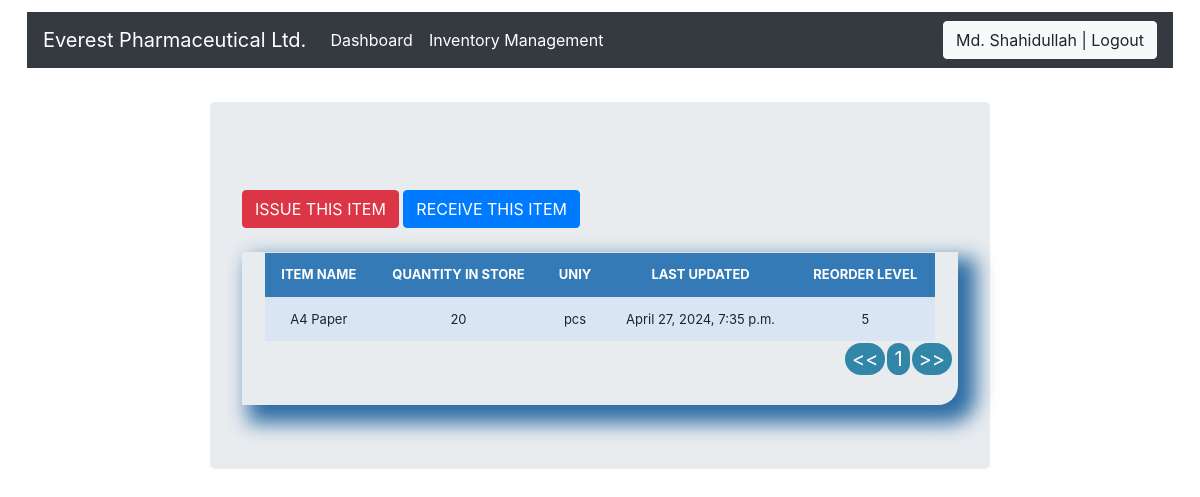
Page /stock/stock_detail/1/ (signed in) on the committed database.
### myapp/models.py (models this page shows)
class User(AbstractUser):
    modified_on = models.DateTimeField(auto_now=True)
    fullname = models.CharField(max_length=100)
    designation = models.CharField(max_length=40, null=True, blank=True)
    phone = models.CharField(max_length=15)
    gender = models.CharField(max_length=10, null=True)
    address = models.TextField(null=True)
    profile_picture = models.ImageField(upload_to='images/')
    is_super = models.BooleanField(default=False)
    def __str__ (self):
        return self.fullname

### stockmgmgt/models.py (models this page shows, shortened)
class Stock(models.Model):
	category            =   models.ForeignKey(Category, on_delete=models.CASCADE, blank=True, null=True)
	item_name           =   models.CharField(max_length=50, blank=True, null=True)
	item_code			=	models.CharField(max_length=12, blank=True, null=True)
	quantity            =   models.IntegerField(default='0', blank=True, null=True)
	receive_quantity    =   models.IntegerField(default='0', blank=True, null= True)
	receive_by          =   models.CharField(max_length=50, blank=True, null= True)
	issue_quantity      =   models.IntegerField(default='0', blank=True, null= True)
	issue_by            =   models.CharField(max_length=50, blank=True, null= True)
	issue_to            =   models.CharField(max_length=50, blank=True, null= True)
	phone_number        =   models.IntegerField(blank=True, null= True)
	created_by          =   models.CharField(max_length=50, blank=True, null= True)
	reorder_level       =   models.IntegerField(default='0', blank=True, null= True)
	last_updated        =   models.DateTimeField(auto_now_add=False, auto_now=True)
	timestamp           =   models.DateTimeField(auto_now_add=True, auto_now=False)
	unit                = 	models.CharField(choices=unit_choice, max_length=20, blank=True)

### stockmgmgt/views.py (the view)
# urls.py: path('stock_detail/<str:pk>/', stock_detail, name='stock_detail'),
@login_required
def stock_detail(request, pk):
    queryset = Stock.objects.get(id=pk)
    context = {
        "title": queryset.item_name,
        'queryset': queryset
        }
    return render(request,'stockmgmgt/stock_detail.html',context)

### template/stockmgmgt/stock_detail.html (shortened to what this page needs)
{% extends 'stockmgmgt/base.html' %}
{% load static %}
{% load crispy_forms_tags %}
{% block content %}
<main>
    <div class="container" style="max-width: 800px;">
        <div class="jumbotron">
            <br>
            <a href="{% url 'issue_items' queryset.id %}"><div class='btn btn-danger'>ISSUE THIS ITEM</div></a>
            <a href="{% url 'receive_items' queryset.id %}"><div class='btn btn-primary'>RECEIVE THIS ITEM</div></a>
            <br><br>
            <div class="display_table">
                <table class='table'>
                    <tr>
                    <th>ITEM NAME</th>
                    <th>QUANTITY IN STORE</th>
                    <th>UNIY</th>
                    <th>LAST UPDATED</th>
                    <th>REORDER LEVEL</th>
                    </tr>
                    <tr>
                    <td>{{queryset.item_name}}</td>
                    <td>{{queryset.quantity}}</td>
                    <td>{{queryset.unit}}</td>
                    <td>{{queryset.last_updated}}</td>
                    <td>{{queryset.reorder_level}}</td>
                    </tr>
                </table>
            </div>
      </div>
    </div>
  </main>
  {% endblock %}

### template/myapp/navbar.html (shortened to what this page needs)
<div class="container-fluid">
<nav class="navbar navbar-expand-lg navbar-dark bg-dark">
    <a class="navbar-brand" href="/">Everest Pharmaceutical Ltd.</a>
    {% if user.is_authenticated %}
    <div class="collapse navbar-collapse" id="navbarSupportedContent">
        <ul class="navbar-nav mr-auto">
            <li class="nav-item active">
                <a class="nav-link" href="/">Dashboard </a>
            </li>
            <li class="nav-item active">
                <a class="nav-link" href="{% url 'home' %}">Inventory Management </a>
            </li>
        </ul>
        <form class="form-inline my-2 my-lg-0">
            <a href="/logout" class="btn btn-light my-2 my-sm-0"
                onclick="return confirm('Are you sure you want to logout?')" type="submit"> {{user}} | Logout</a>
        </form>
    </div>
    {% endif %}
</nav>
</div>

### static/css/myapp.css (style rules this page uses)
body { margin: 1%; }

### static/css/stylesheet.css (style rules this page uses)
body { background-color: white; }
.table { font-size: 13px; text-align: center; width: 95%; margin: auto; text-align: center; }
.table tr:nth-child(odd) { background: #B8CAE4 }
.table tr:nth-child(even) { background: #dae5f4 }
th { background-color: #337ab7; color: white; }
.display_table { border-bottom-right-radius: 20px; padding-left: 5px; padding-right: 5px; padding-bottom: 20px; box-shadow: 12px 12px 20px 6px #2e6da4; }
.container { max-width: 768px; margin: 0 auto; padding: 10px; border: none; }

### rows in the picture
User: fullname "Md. Shahidullah"
Stock: item_name "A4 Paper", quantity "20", unit "pcs", last_updated "April 27, 2024, 7:35 p.m.", reorder_level "5"
